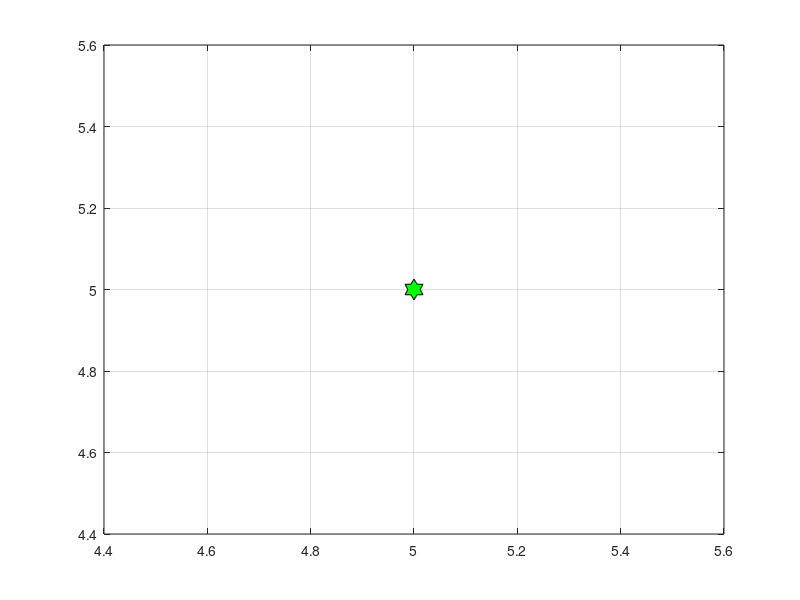

Write MATLAB code to recreate this figure. (Note: this script raises an error after producing the figure.)
clc 
clear all
close all
warning off all
%intento de generar m clases con n elementos
no_clases=input('Indique la cantidad de clases \n');
elementos_clase=input('Indique la cantidad de elementos por clase \n');

%obtención del ector desconocido
desconocido_x=input('Indique la coordenada x del vector desconocido\n');
desconocido_y=input('Indique la coordenada y del vector desconocido\n');
vector=[desconocido_x ; desconocido_y];

%ploteo del vector desconocido
plot(vector(1,:),vector(2,:),'kh','MarkerFaceColor','g','MarkerSize',15);
hold on
grid on
 
%variables auxiliares para el ploteo
figuras = ['o' '+' '*' '.' 'x' '_' '|' 's' 'd' '^' 'v' '<' '>' 'p' 'h'];
nf=1;
colores = ['r' 'g' 'b' 'c' 'm' 'y' 'k'];
nc=1;

%Determinación de la distancia por el usuario
while (tipo_distancia >2 || tipo_distancia <1)
    tipo_distancia=input('Indique la distancia a calcular, 1.-Euclidiana, 2.-Mahalobis \n');
end

%generación de las clases aleatorias y su ploteo
for indice=1:1:no_clases
    fprintf("clase %d\n",indice);
    cenx=input('Indique la coordenada x del centroide de la clase \n');
    ceny=input('Indique la coordenada x del centroide de la clase \n');
    clase_x=randn(1,elementos_clase)+cenx;
    clase_y=randn(1,elementos_clase)+ceny;
    clase=[clase_x;clase_y];
    %Calculo de distancias
    if(tipo_distancia == 1)
        %distancia euclidiana
        media=mean(clase,2);
        distancia_calculada=norm(vector-media);
        %Almacenamiento de la distancia minima y clase
        if(indice==1)
            distancia_minima=distancia_calculada;
            clase=indice;
        else
            if(distancia_calculada<distancia_minima)
                distancia_minima=distancia_calculada;
                clase=indice;
            end
        end
    else
        %distancia mahalobis
        media=mean(clase,2);
        matriz_covarianza=(clase-media)*transpose((clase-media));
        matriz_covarianza_inversa=inv(matriz_covarianza);
        distancia_calculada_mahalobis=transpose(vector-media)*matriz_covarianza_inversa*(vector-media);
        %Almacenamiento de la distancia minima y clase
        if(indice==1)
            distancia_minima=distancia_calculada_mahalobis;
            clase=indice;
        else
            if(distancia_calculada<distancia_minima)
                distancia_minima=distancia_calculada_mahalobis;
                clase=indice;
            end
        end
    end

    %sección que plotea de manera diferente cada clase, genera 50 etiquetas
    %El limite de clases es 120 para que no genere un fallo al plotear
    if(nc>7)
        nc=1;
        nf=nf+1;
    else
        figs=[colores(nc) figuras(nf)];
        cl=[colores(nc)];
        plot(clase_x(1,:),clase_y(1,:),(figs(1,:)),'MarkerFaceColor',(cl(1,:)),'MarkerSize',5);
        nombre="clase "+indice;
        nombre=nombre+ nombre;
        legend('vector desconocido',nombre);
        nc=nc+1;
    end
end
fprintf("El vector pertenece a la clase %d\n",clase);

%Practica 3: Pedir al usuario generar n clases con n representantes por clase %
%pedir la ubicación del vector desconocido.
%Ubicación (x,y) del centroide de cada clase%
%Dispersion (x,y) por cada clase%
% Menu interactivo que practica quere selecciona para determinar la distancia.
%
%